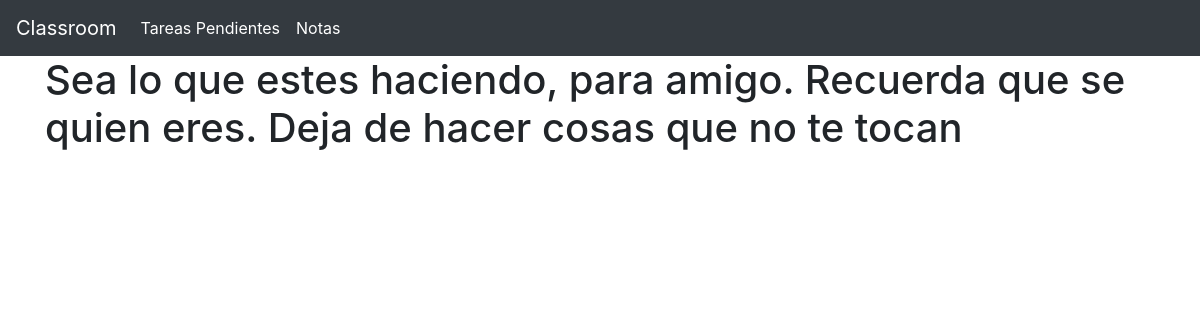
Page /tareas/5 (signed in) on the earlier database version.
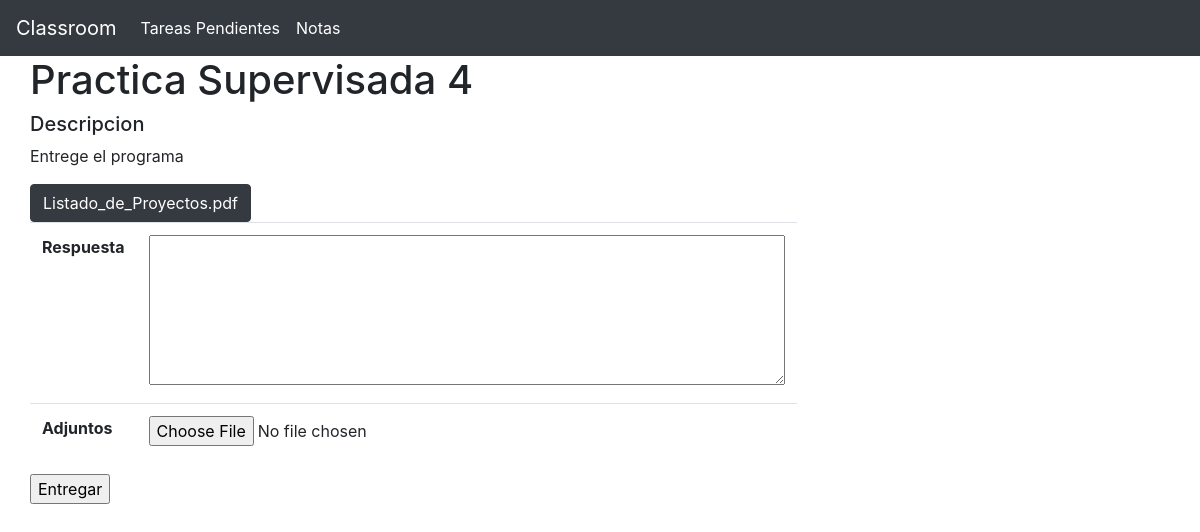
Same page on the later database version.
### app.py (models this page shows)
class Tareas(db.Model):
    Id                = db.Column(db.Integer, primary_key=True)
    IdClase           = db.Column(db.Integer, db.ForeignKey('clases.Id'), nullable=False)
    Titulo            = db.Column(db.String(30), nullable=False)
    Descripcion       = db.Column(db.String(120), nullable=False)
    PathAdjuntos      = db.Column(db.String(50), nullable=False)
    entregas          = db.relationship("Entregas", backref="tareasEntregadas")

### app.py (the view)
@app.route("/tareas/<int:idTarea>", methods=["POST", "GET"])
def ResolverTareas(idTarea):
    if not "type" in session:
        flash("Cuidado mano, que tengo tu ip")
        return redirect("/")
    if session["type"] != "Alumno":
        flash("Cuidado mano, que tengo tu ip")
        return redirect("/")
    if request.method == "POST":
        entrega = Entregas.query.get(idTarea)
        if entrega is None:
            flash("No hemos podido identificar la tarea")
            return redirect("/tareas")
        if entrega.IdAlumno != session["id"]:
            flash("No puede entregar tareas que no le corresponden")
            return redirect("/tareas")
        archivo = request.files["file"]
        if archivo.filename:
            if allowed_file(archivo.filename):
               filename = secure_filename(archivo.filename)
               archivo.save(os.path.join(app.config['UPLOAD_FOLDER'], filename))
            else:
               flash("Error con el archivo adjunto.\
               Le recordamos que solo pueden tener las siguientes extencionses:\
               'txt', 'pdf', 'png', 'jpg', 'jpeg', 'gif', 'doc', 'docx', 'xls', 'zip', 'gz', 'ppt'.")
               return redirect("/tareas")
        else:
            flash("Tarea sin adjuntos")
            filename = "SinArchivo"
        entrega.Respuesta = request.form.get("respuesta")
        entrega.PathAdjuntos = filename
        db.session.commit()
        return redirect("/tareas")
    else:
        tarea = Tareas.query.get(idTarea)
        return render_template("realizarTarea.html", tarea=tarea, type=session["type"])

### templates/realizarTarea.html (shortened to what this page needs)
{% extends "base.html" %}
{% block contenido %}
{% if tarea %}
<div class="row">
    <h1>{{ tarea.Titulo }}</h1>
</div>
<div class="row">
    <h5>Descripcion</h5>
</div>
<div class="row">
    <p>
         {{ tarea.Descripcion }}
    </p>
</div>
<div class="row">
    {% if tarea.PathAdjuntos != "SinArchivo"%}
       <a href="/file/{{ tarea.PathAdjuntos }}" class="btn btn-dark">{{ tarea.PathAdjuntos }}</a>
    {% endif %}
</div>
<div class="row">
    <form action="/tareas/{{ tarea.Id }}" method="post" enctype="multipart/form-data">
        <table class="table">
                <th>Respuesta</th>
                <th><textarea rows="6" cols="60" name="respuesta" maxlength="300"></textarea></th>
            <tr>
                <th>Adjuntos</th>
                <th><input type="file" name="file"/></th>
            </tr>
        </table>
        <input type="submit" value="Entregar" id="boton" />
    </form>
</div>
{% else %}
<h1>Sea lo que estes haciendo, para amigo. Recuerda que se quien eres. Deja de hacer cosas que no te tocan</h1>
{% endif %}
{% endblock %}

### templates/base.html (shortened to what this page needs)
<!DOCTYPE html>
<html>
    <head>
        <link rel="stylesheet" href="https://stackpath.bootstrapcdn.com/bootstrap/4.5.0/css/bootstrap.min.css">
    </head>
    <body>
           <div class="fluid-container">
             <div class="row" id="BarraMenu">
                <div class="col-md">
                    <nav class="navbar navbar-expand-lg navbar-dark bg-dark">
                        <a class="navbar-brand" href="/">Classroom</a>
                        <div class="collapse navbar-collapse" id="navbarSupportedContent">
                            <ul class="navbar-nav mr-auto">
                                {% if type=="Alumno" %}
                                    <li class="nav-item active">
                                        <a class="nav-link" href="/tareas">Tareas Pendientes</a>
                                    </li>
                                    <li class="nav-item active">
                                        <a class="nav-link" href="/notas">Notas</a>
                                    </li>
                                {% endif %}
                            </ul>
                        </div>
                    </nav>
                </div>
            </div>
           </div>
            <div class="container">
                {% block contenido %}
                {% endblock %}
            </div>
    </body>
</html>

Differences in the rows shown:
added Tareas: Titulo "Practica Supervisada 4", Descripcion "Entrege el programa", PathAdjuntos "Listado_de_Proyectos.pdf"
Other differences:
form field value: (not shown) → "Entregar"
text no longer shown: "Sea lo que estes haciendo, para amigo. Recuerda que se quien eres. Deja de hacer cosas que no te tocan"
text now shown: "Descripcion Respuesta Adjuntos"
